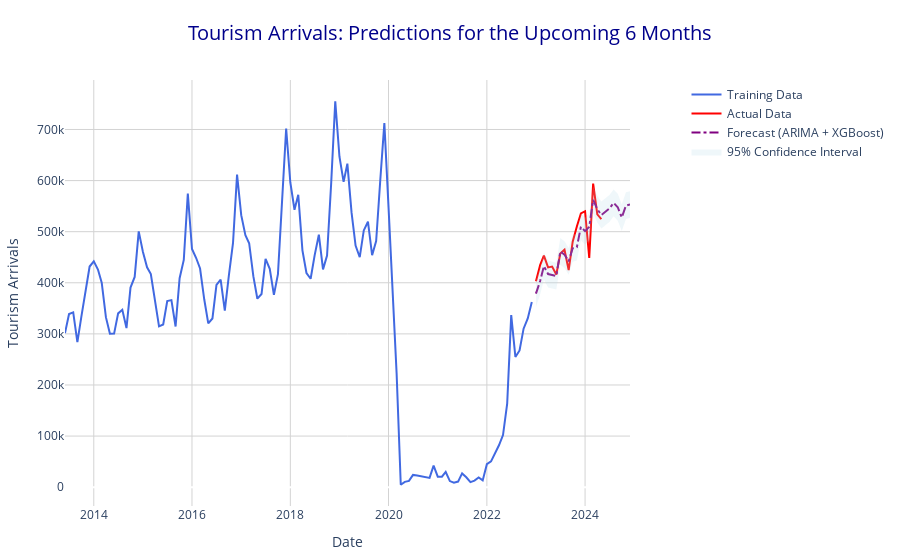

Notebook cell for this chart:
### Markdown cell above
### Combined Forecast and Visualization

### Code cell
# Combine predictions with weighted average
weight_arima = 0.4
weight_xgb = 0.6

combined_forecast = (weight_arima * arima_forecast_mean[:len(test)]) + (weight_xgb * xgb_forecast)
combined_future_forecast = (weight_arima * arima_future_forecast.values) + (weight_xgb * xgb_future_forecast)
combined_forecast_all = np.concatenate([combined_forecast, combined_future_forecast])

# Evaluate the combined model performance
combined_mae = mean_absolute_error(test['y'], combined_forecast)
combined_rmse = np.sqrt(mean_squared_error(test['y'], combined_forecast))
combined_mape = np.mean(np.abs((test['y'] - combined_forecast) / test['y'])) * 100
combined_r2 = r2_score(test['y'], combined_forecast)

print(f'Combined Model MAE: {combined_mae}')
print(f'Combined Model RMSE: {combined_rmse}')
print(f'Combined Model MAPE: {combined_mape}')
print(f'Combined Model R2: {combined_r2}')

# Create future dates for the next 6 months
future_dates = pd.date_range(start=test['ds'].max(), periods=7, freq='M')[1:]

# Plot the results using Plotly
fig = make_subplots(rows=1, cols=1)

# Training data
fig.add_trace(go.Scatter(x=train['ds'], y=y_train, mode='lines', name='Training Data', line=dict(color='royalblue', width=2)))

# Test data
fig.add_trace(go.Scatter(x=test['ds'], y=y_test, mode='lines', name='Actual Data', line=dict(color='red', width=2)))

# Combined Forecast
fig.add_trace(go.Scatter(x=combined_dates, y=combined_forecast_all, mode='lines', name='Forecast (ARIMA + XGBoost)', line=dict(dash='dashdot', color='purple', width=2)))

# Confidence Interval
fig.add_trace(go.Scatter(
    x=np.concatenate([test['ds'], future_dates, future_dates[::-1], test['ds'][::-1]]),
    y=np.concatenate([combined_forecast - combined_rmse, combined_future_forecast - combined_rmse, (combined_future_forecast + combined_rmse)[::-1], (combined_forecast + combined_rmse)[::-1]]),
    fill='toself',
    fillcolor='rgba(173, 216, 230, 0.2)',
    line=dict(color='rgba(255,255,255,0)'),
    hoverinfo="skip",
    showlegend=True,
    name='95% Confidence Interval'
))

# Customize layout
fig.update_layout(
    title={
        'text': 'Tourism Arrivals: Predictions for the Upcoming 6 Months',
        'x': 0.5,  # Center the title
        'xanchor': 'center',
        'font': dict(size=20, color='darkblue')
    },
    xaxis_title='Date',
    yaxis_title='Tourism Arrivals',
    yaxis=dict(
        tickformat='~s',  # Format y-axis labels to show "K" for thousands
        titlefont=dict(size=14),
        tickfont=dict(size=12),
        showgrid=True,  # Add grid lines
        gridcolor='lightgray'  # Set grid line color
    ),
    xaxis=dict(
        titlefont=dict(size=14),
        tickfont=dict(size=12),
        showgrid=True,  # Add grid lines
        gridcolor='lightgray'  # Set grid line color
    ),
    legend=dict(
        x=1.1,  # Position legend outside the chart
        y=1,
        xanchor='left',
        yanchor='top',
        traceorder='normal',
        font=dict(size=12),
        bgcolor='rgba(255, 255, 255, 0)'
    ),
    plot_bgcolor='white',  # Set plot background color
    paper_bgcolor='white',  # Set paper background color
    margin=dict(l=40, r=40, t=80, b=40)  # Adjust margins
)

fig.show()
